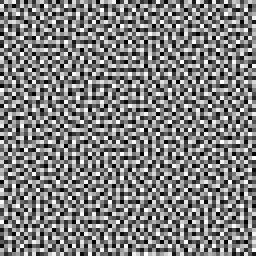
#> input picture website/src/bluenoise64.png, 64 x 64 px (shown 4 times larger)
$ python ascii_match.py src/bluenoise64.png
#> lines starting #> are read from the running program, lines starting #| are printed output that depends on the picture
#!/usr/bin/env python3
"""
Structure-aware image -> ASCII converter (glyph matching + error diffusion).

Idea: treat the 95 printable ASCII glyphs as a dictionary of tiny shapes.
For every grid cell, compare the (slightly blurred) image patch against every
(equally blurred) glyph rendered in the *target* monospace font, and pick the
glyph with the smallest perceptual distance. A tone term + Floyd-Steinberg
error diffusion on the cell's mean ink recovers smooth gradients.

Outputs: text file, optional rendered PNG (mono or per-cell colour).
"""
import argparse, json, math, pathlib, sys
import numpy as np
from PIL import Image, ImageDraw, ImageFont, ImageFilter

PRINTABLE = [chr(c) for c in range(32, 127)]
RAMP70 = "$@B%8&WM#*oahkbdpqwmZO0QLCJUYXzcvunxrjft/\\|()1{}[]?-_+~<>i!lI;:,\"^`'. "


# ----------------------------------------------------------------------------
# Glyph bank
# ----------------------------------------------------------------------------
def font_at_cell_width(font_path, cell_w_px):
    """Find the font size whose advance width of 'M' is ~cell_w_px."""
    lo, hi = 4, 400
    best = None
    while lo <= hi:
        mid = (lo + hi) // 2
        f = ImageFont.truetype(font_path, mid)
        adv = f.getlength("M")
        if adv < cell_w_px:
            lo = mid + 1
        else:
            hi = mid - 1
        if best is None or abs(adv - cell_w_px) < abs(best[1] - cell_w_px):
            best = (mid, adv)
    return ImageFont.truetype(font_path, best[0]), best[1]


def build_glyph_bank(font_path, chars, fw, fh, oversample=8, sigma=0.9):
    """Render each glyph into a (fw*os x fh*os) cell, blur, box-downsample to fw x fh.
    Returns features G (n, fw*fh) in [0,1] (ink coverage) and means (n,)."""
    bw, bh = fw * oversample, fh * oversample
    font, adv = font_at_cell_width(font_path, bw)
    ascent, descent = font.getmetrics()
    y0 = (bh - (ascent + descent)) / 2.0
    feats = []
    for ch in chars:
        im = Image.new("L", (bw, bh), 0)
        d = ImageDraw.Draw(im)
        d.text(((bw - adv) / 2.0, y0), ch, font=font, fill=255)
        im = im.filter(ImageFilter.GaussianBlur(sigma * oversample))
        im = im.resize((fw, fh), Image.BOX)
        feats.append(np.asarray(im, dtype=np.float32).ravel() / 255.0)
    G = np.stack(feats)
    return G, G.mean(axis=1)


# ----------------------------------------------------------------------------
# Image -> cell features
# ----------------------------------------------------------------------------
def srgb_to_linear(x):
    return np.where(x <= 0.04045, x / 12.92, ((x + 0.055) / 1.055) ** 2.4)


def image_to_patches(img, cols, fw, fh, cell_aspect, sigma, gamma, lo_pct, hi_pct, invert, local=0.0):
    """Resample the image to the feature grid and cut it into cells.
    Returns P (rows*cols, fw*fh) target ink in [0,1], plus mean colour per cell (rows*cols,3)."""
    W, H = img.size
    s = W / cols                      # source px per cell (horizontal)
    rows = max(1, round(H / (s * cell_aspect)))
    big = img.resize((cols * fw, rows * fh), Image.LANCZOS)
    if sigma > 0:
        big = big.filter(ImageFilter.GaussianBlur(sigma))
    rgb = np.asarray(big, dtype=np.float32) / 255.0
    lin = srgb_to_linear(rgb)
    lum = 0.2126 * lin[..., 0] + 0.7152 * lin[..., 1] + 0.0722 * lin[..., 2]
    if invert:                        # dark glyphs on light background
        lum = 1.0 - lum
    if local > 0:                     # local tone mapping: lift detail relative to surroundings
        from scipy.ndimage import gaussian_filter
        base = gaussian_filter(lum, sigma=max(fw, fh) * 4)
        lum = np.clip(lum + local * (lum - base), 0, 1)
    # contrast stretch on percentiles, then output gamma (1 = linear, ~2.2 = perceptual)
    lo, hi = np.percentile(lum, lo_pct), np.percentile(lum, hi_pct)
    lum = np.clip((lum - lo) / max(hi - lo, 1e-6), 0, 1) ** (1.0 / gamma)
    P = lum.reshape(rows, fh, cols, fw).transpose(0, 2, 1, 3).reshape(rows * cols, fh * fw)
    col = rgb.reshape(rows, fh, cols, fw, 3).mean(axis=(1, 3)).reshape(rows * cols, 3)
    return P, col, rows


# ----------------------------------------------------------------------------
# Matching
# ----------------------------------------------------------------------------
TONAL = set(" `.,'-:~^;!*+=cvxsnoe%aO#8W@")   # evenly textured glyphs allowed in flat areas
# curated set: the tonal glyphs plus true line/edge glyphs; drops letter-soup capitals
CURATED = sorted(TONAL | set("/\\|()[]{}<>_\"jlrtf7?L"))


BLUENOISE = pathlib.Path(__file__).with_name("src") / "bluenoise64.png"


# [12 lines left out: function blue_noise, not called in this run]


def match(P, G, Gmean, rows, cols, tone_weight, diffuse, ink_scale, err_clip=0.25,
          flat_ref=0.06, aniso_weight=6.0, charset=None, flat_mode="aniso", dither=0.0):
    """Pick a glyph per cell.
    distance = ||patch - glyph||^2 * k + tone_weight*(mean diff)^2 + (1-k)*aniso_weight*u_g
    where k in [0,1] is the cell's local contrast (so flat areas are matched on tone
    and prefer evenly-textured glyphs; edges use full shape matching) and u_g is the
    glyph's own non-uniformity. diffuse enables serpentine Floyd-Steinberg diffusion
    of the mean-ink residual."""
    nfeat = G.shape[1]
    T = P * ink_scale                 # bring image into the glyph ink range
    Tmean = T.mean(axis=1)
    G2 = (G * G).sum(axis=1)
    lam = tone_weight * nfeat
    # local contrast -> structure weight k
    k_cell = np.clip(P.std(axis=1) / flat_ref, 0, 1).astype(np.float32)
    # glyph non-uniformity (relative std of blurred coverage), scaled like a feature distance
    u = (G.std(axis=1) / (Gmean + 1e-3)) * nfeat * 1e-3 * aniso_weight
    if flat_mode == "tonal" and charset is not None:
        # hard preference: flat cells may only use the curated tonal set
        u = np.array([0.0 if ch in TONAL else 1e3 for ch in charset], dtype=np.float32)
    if dither > 0:
        # per-cell blue-noise offset on tone (stateless; replaces error diffusion)
        n = blue_noise(rows, cols) * dither * ink_scale
        T = np.clip(T + n[:, None], 0, None)
        Tmean = T.mean(axis=1)
    if not diffuse:
        S = (T * T).sum(axis=1)[:, None] - 2 * T @ G.T + G2[None, :]
        D = S * k_cell[:, None] + lam * (Tmean[:, None] - Gmean[None, :]) ** 2 + (1 - k_cell)[:, None] * u[None, :]
        return D.argmin(axis=1)

    choice = np.zeros(rows * cols, dtype=np.int32)
    err = np.zeros((rows + 1, cols + 2), dtype=np.float32)
    for r in range(rows):
        rng = range(cols) if r % 2 == 0 else range(cols - 1, -1, -1)
        step = 1 if r % 2 == 0 else -1
        for c in rng:
            i = r * cols + c
            e = float(np.clip(err[r, c + 1], -err_clip, err_clip))
            t = T[i] + e
            tm = Tmean[i] + e
            kc = k_cell[i]
            d = ((t * t).sum() - 2 * (G @ t) + G2) * kc + lam * (tm - Gmean) ** 2 + (1 - kc) * u
            k = int(d.argmin())
            choice[i] = k
            q = tm - Gmean[k]
            err[r, c + 1 + step] += q * 7 / 16
            err[r + 1, c + 1 - step] += q * 3 / 16
            err[r + 1, c + 1] += q * 5 / 16
            err[r + 1, c + 1 + step] += q * 1 / 16
    return choice


# [39 lines left out: functions ramp_convert, render, tint_colors, not called in this run]


# ----------------------------------------------------------------------------
def convert(img, font_path, cols, fw=6, fh=12, cell_aspect=2.0, sigma=1.0, gamma=1.5,
            lo_pct=0.5, hi_pct=99.5, tone_weight=4.0, diffuse=True, invert=False,
            charset=PRINTABLE, ink_mult=1.0, local=0.0, flat_ref=0.06, aniso=6.0,
            flat_mode="aniso", dither=0.0, export_bank=None):
    G, Gmean = build_glyph_bank(font_path, charset, fw, fh, sigma=sigma * 0.9)
    P, col, rows = image_to_patches(img, cols, fw, fh, cell_aspect, sigma, gamma, lo_pct, hi_pct, invert, local)
    ink_scale = Gmean.max() * ink_mult
    if export_bank:                   # glyph features for the browser's GPU converter (convert.js)
        bank = {"fw": fw, "fh": fh, "chars": "".join(charset),
                "mean": [round(float(m), 6) for m in Gmean],
                "feat": [[round(float(v), 6) for v in g] for g in G],
                "tonal": [1 if ch in TONAL else 0 for ch in charset],
                "ink_scale": round(float(ink_scale), 6),
                "params": {"sigma": sigma, "gamma": gamma, "lo_pct": lo_pct, "hi_pct": hi_pct,
                           "local": local, "flat": flat_ref, "tone": tone_weight, "dither": dither}}
        with open(export_bank, "w") as f:
            json.dump(bank, f, separators=(",", ":"))
        print(f"{len(charset)} glyphs -> {export_bank}")
    choice = match(P, G, Gmean, rows, cols, tone_weight, diffuse, ink_scale,
                   flat_ref=flat_ref, aniso_weight=aniso, charset=charset,
                   flat_mode=flat_mode, dither=dither)
    grid = np.array([charset[k] for k in choice]).reshape(rows, cols)
    return grid, P, col.reshape(rows, cols, 3), rows


def main():
    ap = argparse.ArgumentParser()
    ap.add_argument("image")
    ap.add_argument("--font", default="/usr/share/fonts/truetype/dejavu/DejaVuSansMono.ttf")
    ap.add_argument("--cols", type=int, default=240)
    ap.add_argument("--aspect", type=float, default=2.0, help="cell height / cell width")
    ap.add_argument("--sigma", type=float, default=1.0, help="viewing blur in feature px")
    ap.add_argument("--gamma", type=float, default=1.5)
    ap.add_argument("--tone", type=float, default=4.0, help="weight of mean-ink term")
    ap.add_argument("--no-diffuse", action="store_true")
    ap.add_argument("--invert", action="store_true", help="dark ink on light bg")
    ap.add_argument("--local", type=float, default=0.0, help="local contrast boost (0.3-1)")
    ap.add_argument("--flat", type=float, default=0.06, help="contrast at which shape matching is fully on")
    ap.add_argument("--aniso", type=float, default=6.0, help="penalty on streaky glyphs in flat areas")
    ap.add_argument("--ink", type=float, default=1.0, help="ink multiplier (>1 = denser)")
    ap.add_argument("--flat-mode", choices=["aniso", "tonal"], default="aniso")
    ap.add_argument("--dither", type=float, default=0.0, help="blue-noise amplitude (0.3-0.6); use with --no-diffuse")
    ap.add_argument("--charset", choices=["printable", "curated"], default="printable",
                    help="glyph alphabet: all 95 printable, or the curated tonal+line set")
    ap.add_argument("--out", default="ascii")
    ap.add_argument("--export-bank", metavar="PATH", help="write the glyph bank as JSON for convert.js")
    ap.add_argument("--png", action="store_true")
    ap.add_argument("--color", action="store_true")
    ap.add_argument("--cell", type=int, default=12, help="preview cell width px")
    a = ap.parse_args()

    img = Image.open(a.image).convert("RGB")
    grid, P, col, rows = convert(img, a.font, a.cols, cell_aspect=a.aspect, sigma=a.sigma,
                                  gamma=a.gamma, tone_weight=a.tone, diffuse=not a.no_diffuse,
                                  invert=a.invert, local=a.local, flat_ref=a.flat, aniso=a.aniso,
                                  ink_mult=a.ink, flat_mode=a.flat_mode, dither=a.dither, export_bank=a.export_bank,
                                  charset=CURATED if a.charset == "curated" else PRINTABLE)
#> the loop in build_glyph_bank, `for ch in chars:` made 95 passes
#> pass 3, in build_glyph_bank, `im = im.filter(ImageFilter.GaussianBlur(sigma * oversample))`:
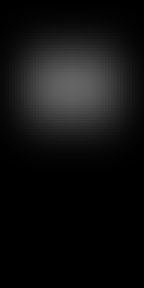
#> im: PIL image 48x96 L (shown 3 times larger); min 0, max 101, mean 16.5
#> after the loop in build_glyph_bank, `for ch in chars:`: feats = 95 items
#> in build_glyph_bank, `G = np.stack(feats)`:
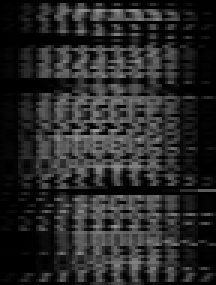
#> G: shape (95, 72) float32 (shown 3 times larger); min 0, max 0.596, mean 0.154
#> in convert, `G, Gmean = build_glyph_bank(font_path, charset, fw, fh, sigma=sigma * ..`: Gmean = 95 values, max 0.255 at index 32, min 0 at index 0, mean 0.154
#> in image_to_patches, `big = img.resize((cols * fw, rows * fh), Image.LANCZOS)`:
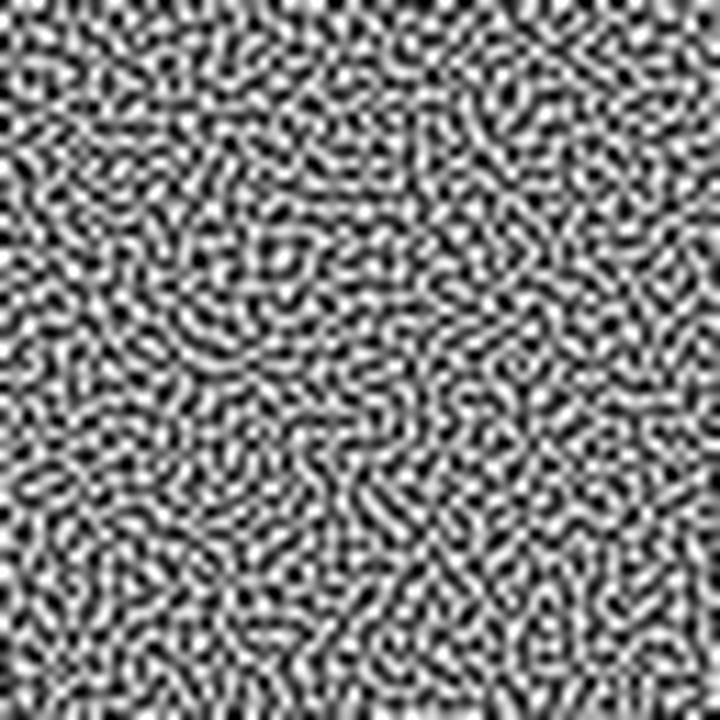
#> big: PIL image 1440x1440 RGB (shown at 1/2 size); min 0, max 255, mean 127.5
#> in srgb_to_linear, `return np.where(x <= 0.04045, x / 12.92, ((x + 0.055) / 1.055) ** 2.4)`:
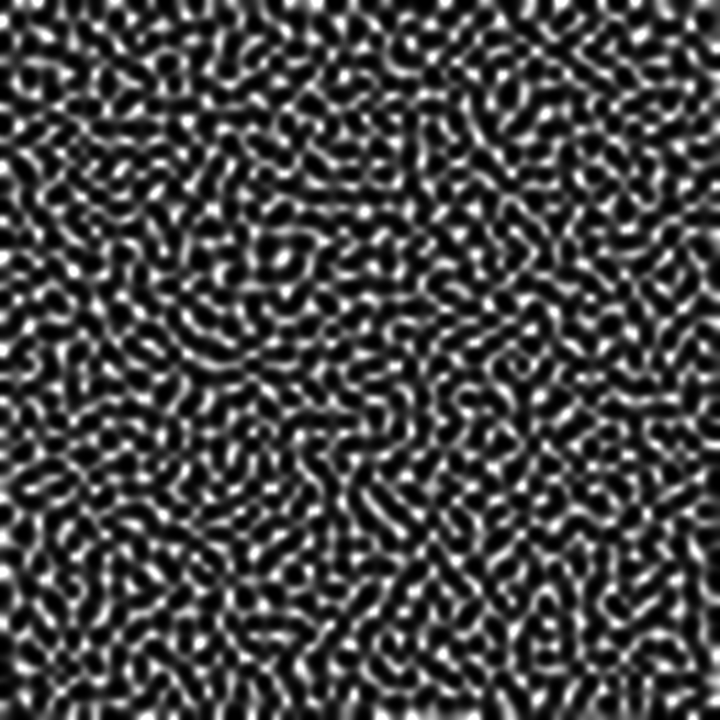
#> returned value: shape (1440, 1440, 3) float32 (shown at 1/2 size); min 0, max 1, mean 0.28
#> in image_to_patches, `lo, hi = np.percentile(lum, lo_pct), np.percentile(lum, hi_pct)`: lo = 0; hi = 1
#> in image_to_patches, `lum = np.clip((lum - lo) / max(hi - lo, 1e-6), 0, 1) ** (1.0 / gamma)`:
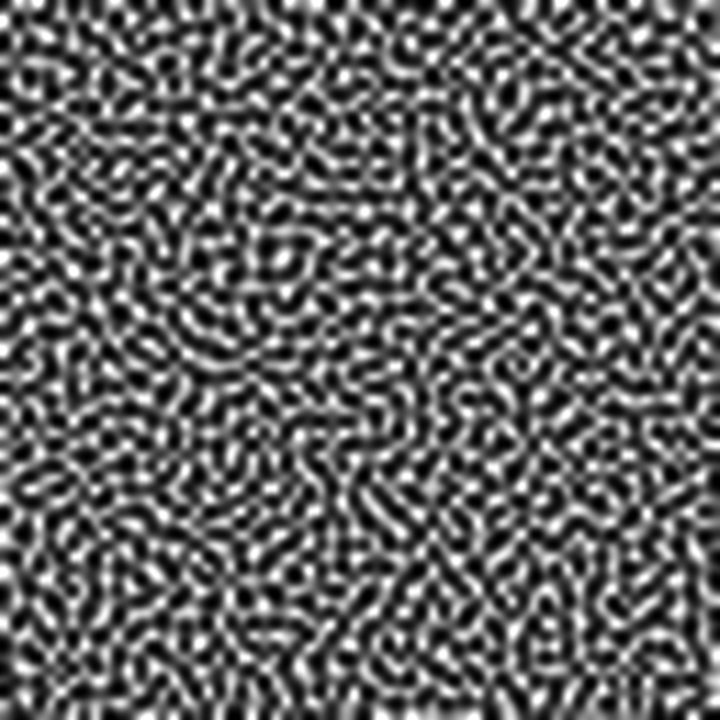
#> lum: shape (1440, 1440) float32 (shown at 1/2 size); min 0, max 1, mean 0.39
#> in convert, `P, col, rows = image_to_patches(img, cols, fw, fh, cell_aspect, sigma,..`: rows = 120
#> in convert, `ink_scale = Gmean.max() * ink_mult`: ink_scale = 0.255
#> in match, `G2 = (G * G).sum(axis=1)`: G2 = 95 values, max 6.9 at index 46, min 0 at index 0, mean 3.26
#> in match, `u = (G.std(axis=1) / (Gmean + 1e-3)) * nfeat * 1e-3 * aniso_weight`: u = 95 values, max 0.925 at index 63, min 0 at index 0, mean 0.408
#> in match, `err = np.zeros((rows + 1, cols + 2), dtype=np.float32)`: err: shape (121, 242) float32; every value is 0
#> after the loop in match, `for r in range(rows):`:
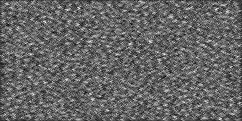
#> err: shape (121, 242) float32; min -0.00976, max 0.0375, mean 0.00904; drawn with min black and max white
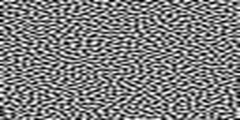
#> col: shape (120, 240, 3) float32; min 0, max 1, mean 0.5
#> rows = 120
    with open(a.out + ".txt", "w") as f:
        f.write("\n".join("".join(r) for r in grid) + "\n")
    print(f"{a.cols}x{rows} cells -> {a.out}.txt")
#| 240x120 cells -> ascii.txt
    if a.png:
        cw, ch = a.cell, int(a.cell * a.aspect)
        colors = tint_colors(col) if a.color else None
        if a.invert:
            im = render(grid, a.font, cw, ch, fg=(58, 42, 26), bg=(236, 224, 196), colors=colors)
        else:
            im = render(grid, a.font, cw, ch, colors=colors)
        im.save(a.out + ".png")
        print(f"preview -> {a.out}.png ({im.size[0]}x{im.size[1]})")


if __name__ == "__main__":
    main()
